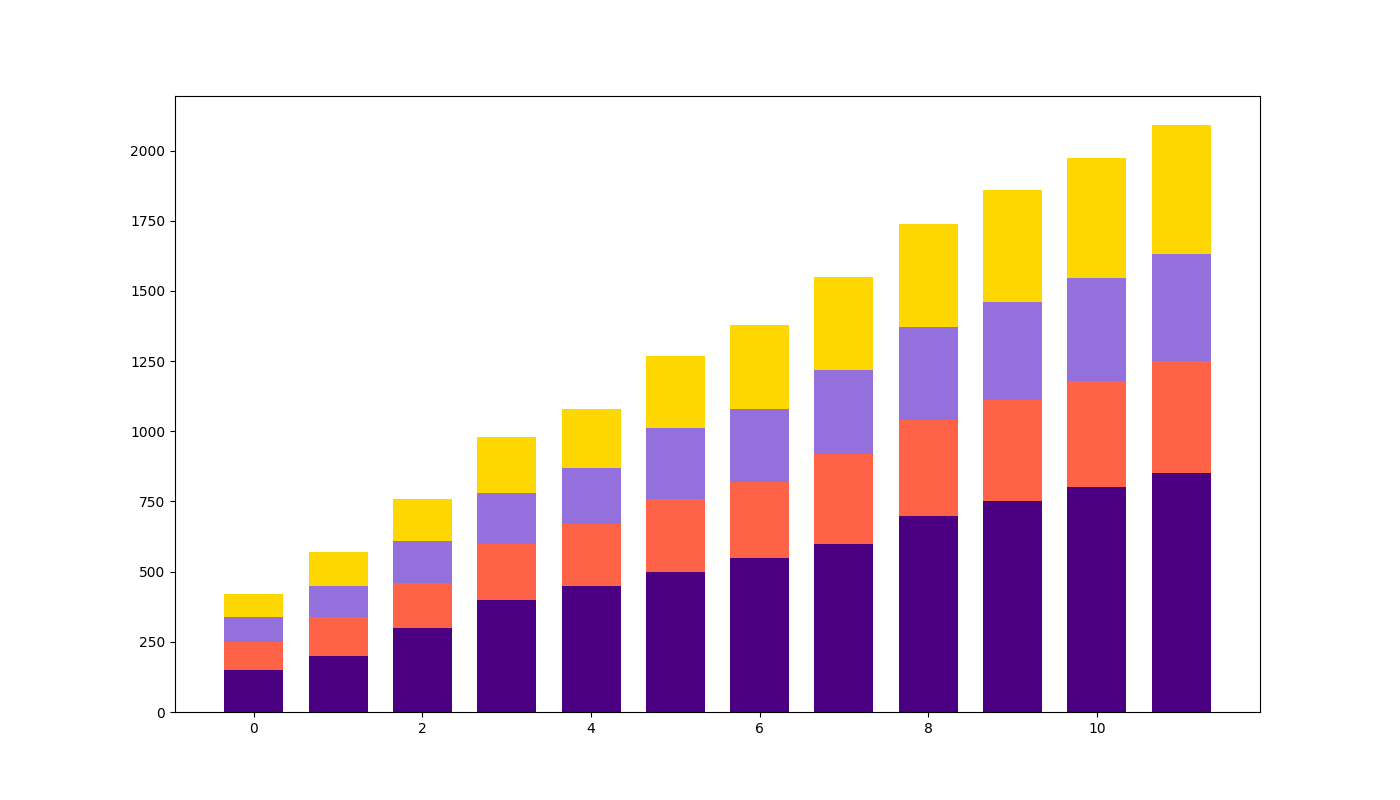

Recreate this plot in Python.
import matplotlib.pyplot as plt
import numpy as np

# Removing the second data group by eliminating the row with index 1
product_sales = np.array([
    [150, 200, 300, 400, 450, 500, 550, 600, 700, 750, 800, 850],
    [100, 140, 160, 200, 220, 260, 270, 320, 340, 360, 380, 400],
    [90, 110, 150, 180, 200, 250, 260, 300, 330, 350, 365, 380],
    [80, 120, 150, 200, 210, 260, 300, 330, 370, 400, 430, 460]
])

# Recalculating cumulative sales based only on the remaining data
cumulative_sales = np.cumsum(product_sales, axis=0)

# Updating colors to include only the remaining data groups
colors = ['#4B0082', '#FF6347', '#9370DB', '#FFD700']

fig, ax = plt.subplots(figsize=(14, 8))
index = np.arange(12)

# Loop remains unchanged except for i range reduced by one
for i in range(len(product_sales)):
    if i == 0:
        ax.bar(index, product_sales[i], 0.7, color=colors[i])
    else:
        ax.bar(index, product_sales[i], 0.7, bottom=cumulative_sales[i-1], color=colors[i])

plt.show()
